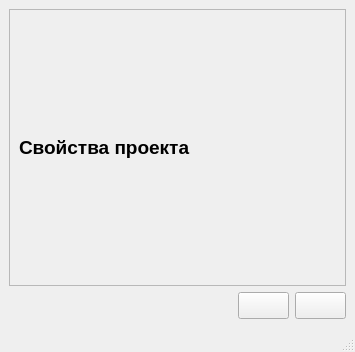
<?xml version="1.0" encoding="UTF-8"?>
<ui version="4.0">
 <class>ProjectEditWindow</class>
 <widget class="QMainWindow" name="ProjectEditWindow">
  <property name="windowModality">
   <enum>Qt::WindowModal</enum>
  </property>
  <property name="geometry">
   <rect>
    <x>0</x>
    <y>0</y>
    <width>355</width>
    <height>352</height>
   </rect>
  </property>
  <property name="font">
   <font>
    <pointsize>12</pointsize>
   </font>
  </property>
  <property name="windowTitle">
   <string>Редактирование проекта</string>
  </property>
  <widget class="QWidget" name="centralwidget">
   <layout class="QVBoxLayout" name="verticalLayout">
    <item>
     <widget class="QScrollArea" name="scrollArea">
      <property name="widgetResizable">
       <bool>true</bool>
      </property>
      <widget class="QWidget" name="scrollAreaWidgetContents">
       <property name="geometry">
        <rect>
         <x>0</x>
         <y>0</y>
         <width>329</width>
         <height>219</height>
        </rect>
       </property>
       <layout class="QVBoxLayout" name="loControls">
        <item>
         <widget class="QLabel" name="lblProjectProperties">
          <property name="font">
           <font>
            <pointsize>14</pointsize>
            <bold>true</bold>
           </font>
          </property>
          <property name="text">
           <string>Свойства проекта</string>
          </property>
         </widget>
        </item>
       </layout>
      </widget>
     </widget>
    </item>
    <item>
     <layout class="QHBoxLayout" name="horizontalLayout">
      <item>
       <spacer name="horizontalSpacer">
        <property name="orientation">
         <enum>Qt::Horizontal</enum>
        </property>
        <property name="sizeHint" stdset="0">
         <size>
          <width>40</width>
          <height>20</height>
         </size>
        </property>
       </spacer>
      </item>
      <item>
       <widget class="QPushButton" name="btnSave">
        <property name="toolTip">
         <string>Сохранить изменения</string>
        </property>
        <property name="text">
         <string/>
        </property>
        <property name="icon">
         <iconset resource="../icons.qrc">
          <normaloff>:/images/icons/save.png</normaloff>:/images/icons/save.png</iconset>
        </property>
        <property name="iconSize">
         <size>
          <width>32</width>
          <height>32</height>
         </size>
        </property>
       </widget>
      </item>
      <item>
       <widget class="QPushButton" name="btnClose">
        <property name="toolTip">
         <string>Закрыть окно</string>
        </property>
        <property name="text">
         <string/>
        </property>
        <property name="icon">
         <iconset resource="../icons.qrc">
          <normaloff>:/images/icons/close.png</normaloff>:/images/icons/close.png</iconset>
        </property>
        <property name="iconSize">
         <size>
          <width>32</width>
          <height>32</height>
         </size>
        </property>
       </widget>
      </item>
     </layout>
    </item>
   </layout>
  </widget>
  <widget class="QMenuBar" name="menubar">
   <property name="geometry">
    <rect>
     <x>0</x>
     <y>0</y>
     <width>355</width>
     <height>22</height>
    </rect>
   </property>
  </widget>
  <widget class="QStatusBar" name="statusbar"/>
 </widget>
 <resources>
  <include location="../icons.qrc"/>
 </resources>
 <connections/>
</ui>
